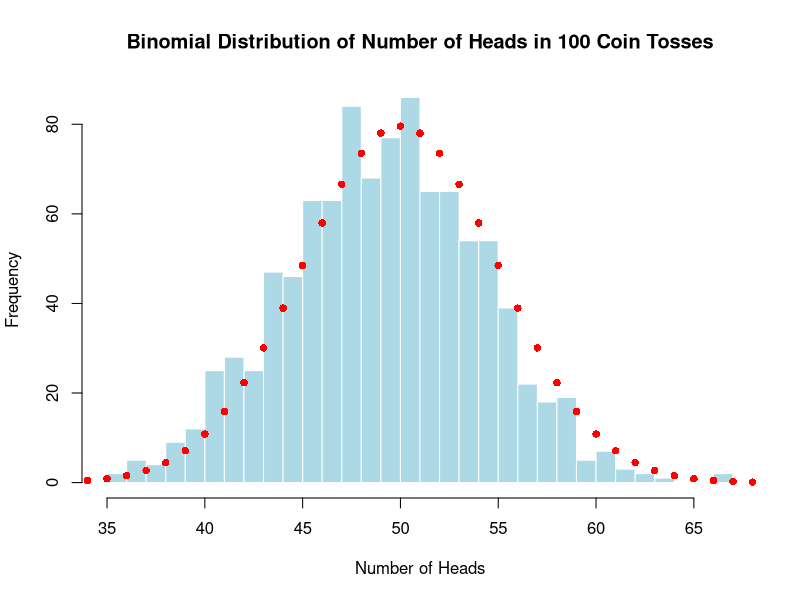

Generate this figure with R:
# Filename: _050_binomial_realworld.R
# Title: Binomial Distribution Example - Number of Heads in Coin Tosses
# Author: Raghava | GitHub: @raghavtwenty
# Date Created: June 21, 2024 | Last Updated: June 21, 2024
# Language: R | Version: 4.4.0

# PROBLEM

# We consider a real-world scenario where a fair coin is tossed 100 times,
# and we want to find the distribution of the number of heads.


# Parameters for the binomial distribution
num_trials = 100   # Number of coin tosses
prob_head = 0.5    # Probability of getting heads

# Number of samples to generate
num_samples = 1000

# Generate random number of heads using the binomial distribution
num_heads = rbinom(num_samples,
    size = num_trials,
    prob = prob_head)

# Display the first few generated number of heads
print(head(num_heads))

# Plot the histogram of the generated number of heads
hist(num_heads,
    breaks = 30,
    col = "lightblue",
    border = "white",
    main = "Binomial Distribution of Number of Heads in 100 Coin Tosses",
    xlab = "Number of Heads",
    ylab = "Frequency"
)

# Add the theoretical density line
x_vals = 0:num_trials
    points(x_vals,
    dbinom(x_vals, size = num_trials, prob = prob_head) * num_samples,
    col = "red",
    pch = 16
)
